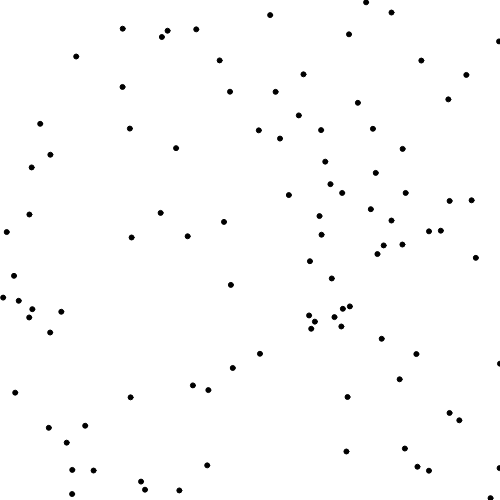
Frame 1 (no input)
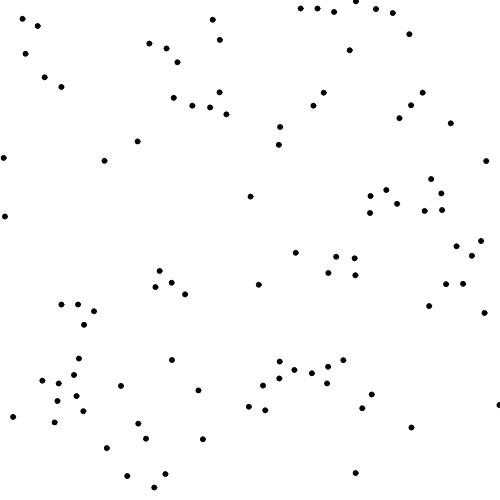
Frame 60 (no input)
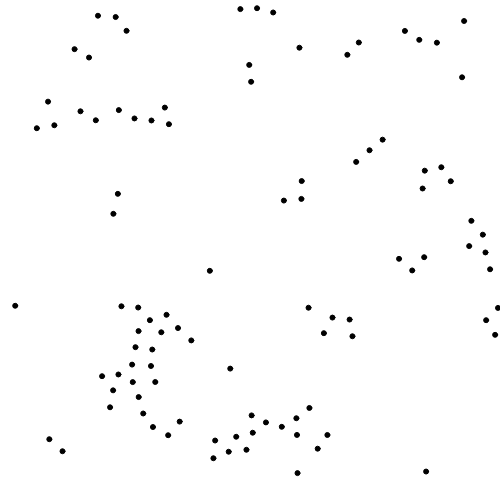
Frame 120 (the mouse pressed at the canvas centre since frame 60)

The p5.js sketch that drew these frames (run headless with seeded random() and noise() and a simulated clock; from frame 60 on, the mouse is pressed at the canvas centre):

// p5.js sketch
// ── sketch.js
let Scene = {
  w: 500, h : 500, swarm : [], t : 0,
  neighbours : function (x){
    let r = []
    for (let p of this.swarm){
      if(dist(p.pos.x,p.pos.y,x.x,x.y) <= 20){
        r.push(p)
      }
    }
    return r
  },
  wrap: function (x){
    if(x.x < 0) x.x += this.w
    if(x.y < 0) x.y += this.h
    if(x.x >= this.w) x.x -= this.w
    if(x.y >= this.h) x.y -= this.h
  }
  
}


class Human{
  constructor(){
    this.pos  = createVector (random(0,Scene.w),random(0,Scene.h))
    
    this.dir = p5.Vector.random2D()
    this.tin = 0
    this.tout = 0
    this.speed = 0
    this.density = []

  }
  step(){
    let N=0, avg_sin = 0, avg_cos = 0, avg_p = createVector(0,0), avg_d = createVector(0,0)
    for (let n of Scene.neighbours(this.pos)){
      avg_p.add(n.pos)
      if(n != this){
        let away = p5.Vector.sub(this.pos,n.pos)
      away.div(away.magSq())
        avg_d.add(away)
      }
      
      avg_sin += Math.sin(n.dir.heading())
      avg_cos += Math.cos(n.dir.heading())
      N++
    }
    avg_sin /= N; avg_cos /=N; avg_p.div(N); avg_d.div(N); avg_d.mult(30)
    
    let avg_angle = Math.atan2(avg_sin, avg_cos)
    avg_angle += random(-0.25,0.25)
    this.dir = p5.Vector.fromAngle(avg_angle)
    
    let cohesion = p5.Vector.sub(avg_p, this.pos)
    cohesion.div(10)
    
    
    this.dir.add(cohesion)
    this.dir.add(avg_d)
    
    this.pos.add(this.dir)
    Scene.wrap(this.pos)
  }
  
  draw(){
    fill(0)
    ellipse(this.pos.x, this.pos.y, 5, 5)
  }
}


function setup() {
  createCanvas(Scene.w, Scene.h);
  for (let i = 0; i<100; i++){
    Scene.swarm.push(new Human())
  }
}

function draw() {
  background(220);
  clear()
  // Create header for iteration output
  
  // Increase iteration counter for output
  Scene.t += 1
  
  for ( let p of Scene.swarm){
    p.step()
    p.draw()
    // Print position of iteration
    //document.getElementById('output').value += "pos: " + p.pos.x + "/" +p.pos.y + "\n" 
    
  }
  // Draw racetrack
}
